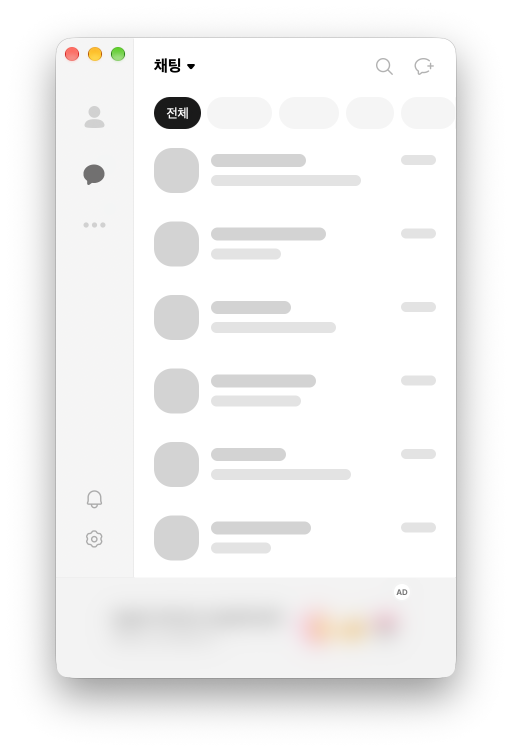
#> input picture site/kakaotalk-mac-ad-light.png, 1024 x 1504 px, found by its file name (shown at 1/2 size)
$ python draw-ad.py ../../site
#> lines starting #> are read from the running program, lines starting #| are printed output that depends on the picture; after the words box and inside, x2 and y2 are one past the last pixel; in counts of white or black regions, pixels touching at a corner belong together
# usage: python tools/site/draw-ad.py <repo root>. Works on the original screenshots (wip/site-screenshot 13bc3e4):
# it paints over them in place. Windows fonts (malgunbd.ttf).
# Paints the drawn ad into the "with an ad" screenshots: the slot (x 112-912, y 1155-1356 of 1024x1504) gets a plain
# fill over the blurred banner, then the gradient ad 20 px inside it, with its two bars and the AD badge.
from PIL import Image, ImageDraw, ImageFont
import sys
root = sys.argv[1]
SS = 4                                   # supersampling for smooth edges
X0, X1, Y0, Y1 = 112, 912, 1155, 1356    # the slot (window width, below the list)
AX0, AX1, AY0, AY1 = 132, 892, 1175, 1336
for name in ["kakaotalk-mac-ad-light.png", "kakaotalk-mac-ad-dark.png"]:
    p = f"{root}/site/{name}"
    im = Image.open(p).convert("RGBA")
#> im is the input picture: PIL image 1024x1504 RGBA; mean R, G, B, A 162.7, 162.5, 162.3, 174.4
    # fill: the banner's own colour, sampled just inside its top-left; only fully opaque pixels (keep the window's
    # rounded corners and edge)
    fill = im.getpixel((X0 + 6, Y0 + 4))[:3]
#> fill = (243, 243, 243)
    px = im.load()
    for y in range(Y0, Y1):
        for x in range(X0, X1):
            if px[x, y][3] == 255: px[x, y] = fill + (255,)
    w, h = AX1 - AX0, AY1 - AY0
    big = Image.new("RGBA", (w * SS, h * SS), (0, 0, 0, 0))
#> big: PIL image 3040x644 RGBA; every value is 0
    # gradient 110deg from #c8b9ff to #ffa6c9
    g = Image.new("RGBA", big.size)
    gd = ImageDraw.Draw(g)
    c1, c2 = (0xc8, 0xb9, 0xff), (0xff, 0xa6, 0xc9)
    W, H = big.size
#> W = 3040; H = 644
    for x in range(W):
        t = x / (W - 1)
        gd.line([(x, 0), (x, H)], fill=tuple(int(c1[i] + (c2[i] - c1[i]) * t) for i in range(3)) + (255,))
    mask = Image.new("L", big.size, 0)
#> mask: PIL image 3040x644 L; every value is 0
    ImageDraw.Draw(mask).rounded_rectangle([0, 0, W - 1, H - 1], 22 * SS, fill=255)
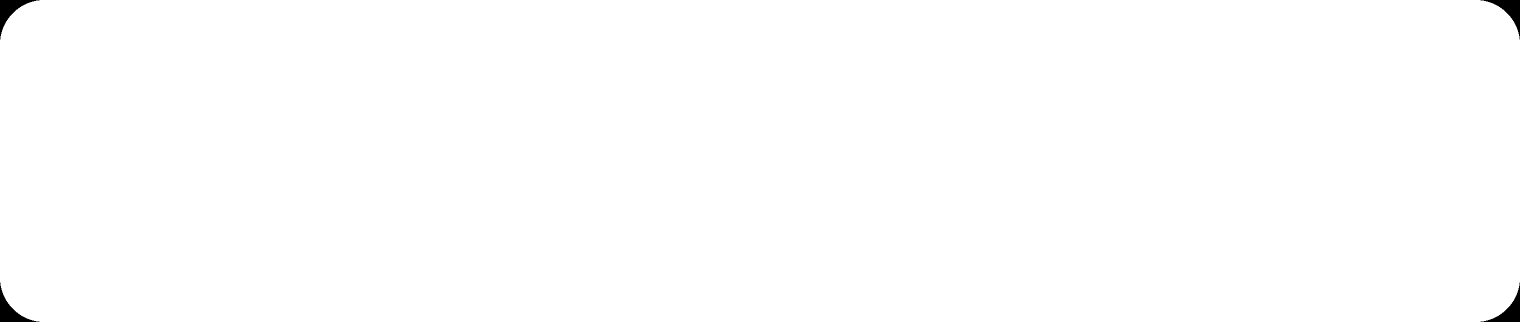
#> mask: PIL image 3040x644 L (shown at 1/2 size); 99.7% white; 4 black regions, box (x1, y1, x2, y2) and area: (0, 0, 79, 79) 1692, (2961, 0, 3040, 79) 1692, (0, 565, 79, 644) 1692, (2961, 565, 3040, 644) 1692
    big.paste(g, (0, 0), mask)
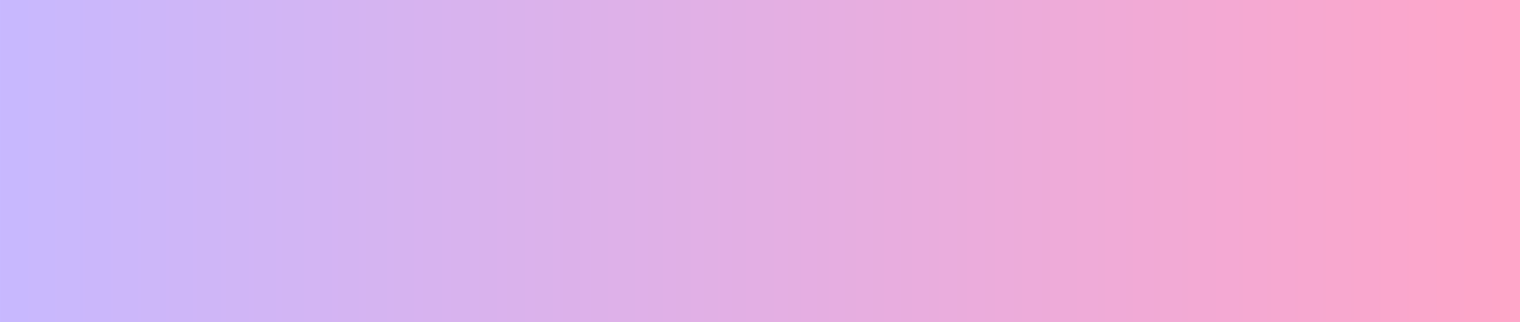
#> g: PIL image 3040x644 RGBA (shown at 1/2 size); mean R, G, B, A 227, 175, 227.5, 255
    d = ImageDraw.Draw(big, "RGBA")
    pad = int(w * 0.07); inner = w - 2 * pad
    bh, gap = round(h * 0.13), round(h * 0.10)
    top = (h - (2 * bh + gap)) / 2
    for i, frac in enumerate([0.62, 0.38]):
        y = top + i * (bh + gap)
        d.rounded_rectangle([pad * SS, y * SS, (pad + inner * frac) * SS, (y + bh) * SS], bh * SS / 2, fill=(255, 255, 255, 191))
    # AD badge, 16 px from the top and the right
    f = ImageFont.truetype("C:/Windows/Fonts/malgunbd.ttf", 22 * SS)
    tw = d.textlength("AD", font=f) / SS
#> tw = 31.99
    bw, bhh = tw + 24, 30
#> bw = 55.99; bhh = 30
    bx1, by0 = w - 16, 16
    d.rounded_rectangle([(bx1 - bw) * SS, by0 * SS, bx1 * SS, (by0 + bhh) * SS], bhh * SS / 2, fill=(255, 255, 255, 255))
    d.text(((bx1 - bw / 2) * SS, (by0 + bhh / 2) * SS), "AD", font=f, fill=(0x7a, 0x5b, 0xd6, 255), anchor="mm")
    small = big.resize((w, h), Image.LANCZOS)
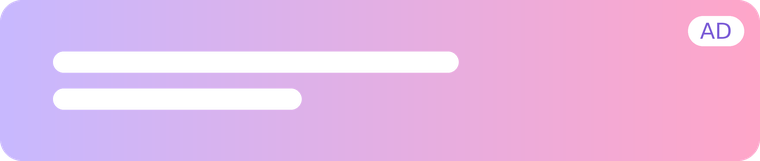
#> small: PIL image 760x161 RGBA; mean R, G, B, A 230.7, 183.9, 229.4, 246.9; transparent parts drawn white
    im.alpha_composite(small, (AX0, AY0))
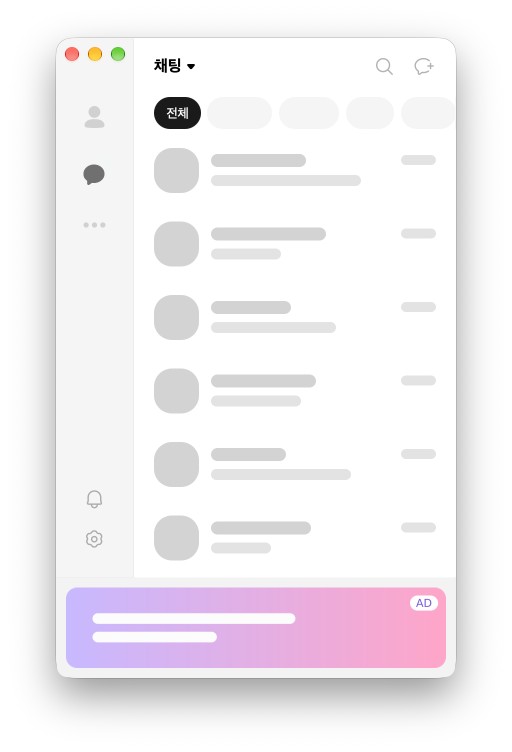
#> im: PIL image 1024x1504 RGBA (shown at 1/2 size); mean R, G, B, A 162.2, 158.4, 161.9, 174.4; transparent parts drawn white
    im.save(p, optimize=True)
    print(name, "fill", fill)
#| kakaotalk-mac-ad-light.png fill (243, 243, 243)
#> pass 2 of the loop `for name in ["kakaotalk-mac-ad-light.png", "kakaotalk-mac-ad-dark.png"]:`:
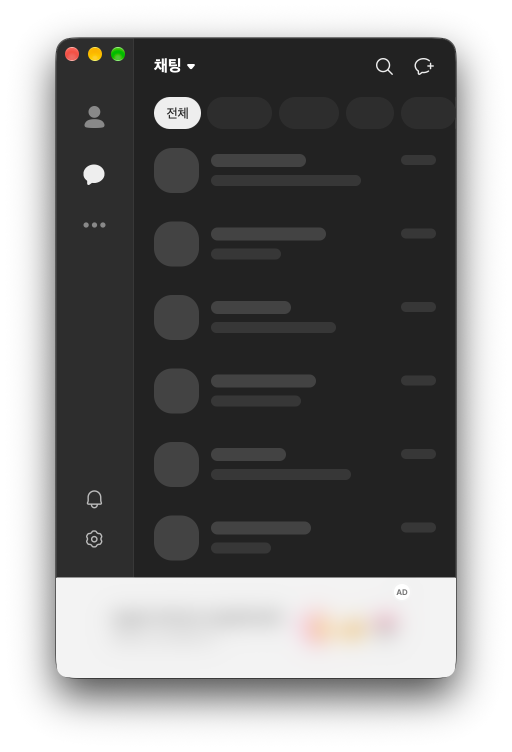
#> input picture site/kakaotalk-mac-ad-dark.png, 1024 x 1504 px, found by its file name (shown at 1/2 size)
#> im is the input picture: PIL image 1024x1504 RGBA; mean R, G, B, A 48.7, 48.5, 48.3, 178.3
#> `im.alpha_composite(small, (AX0, AY0))`:
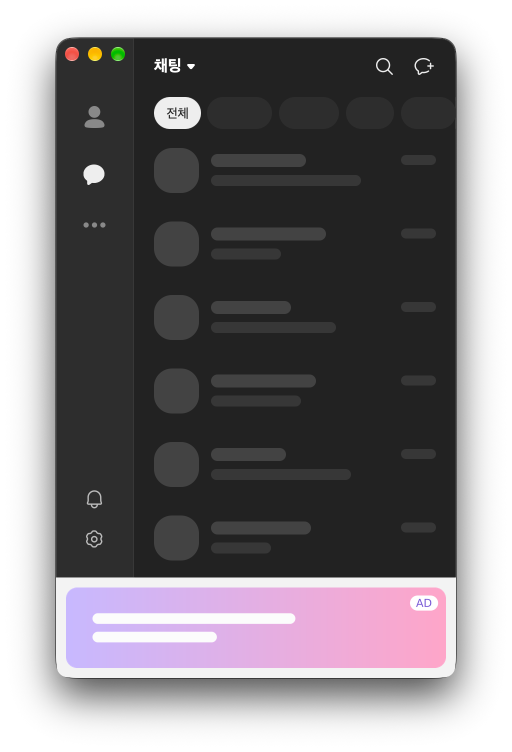
#> im: PIL image 1024x1504 RGBA (shown at 1/2 size); mean R, G, B, A 48.2, 44.4, 47.9, 178.3; transparent parts drawn white
#| kakaotalk-mac-ad-dark.png fill (243, 243, 243)
